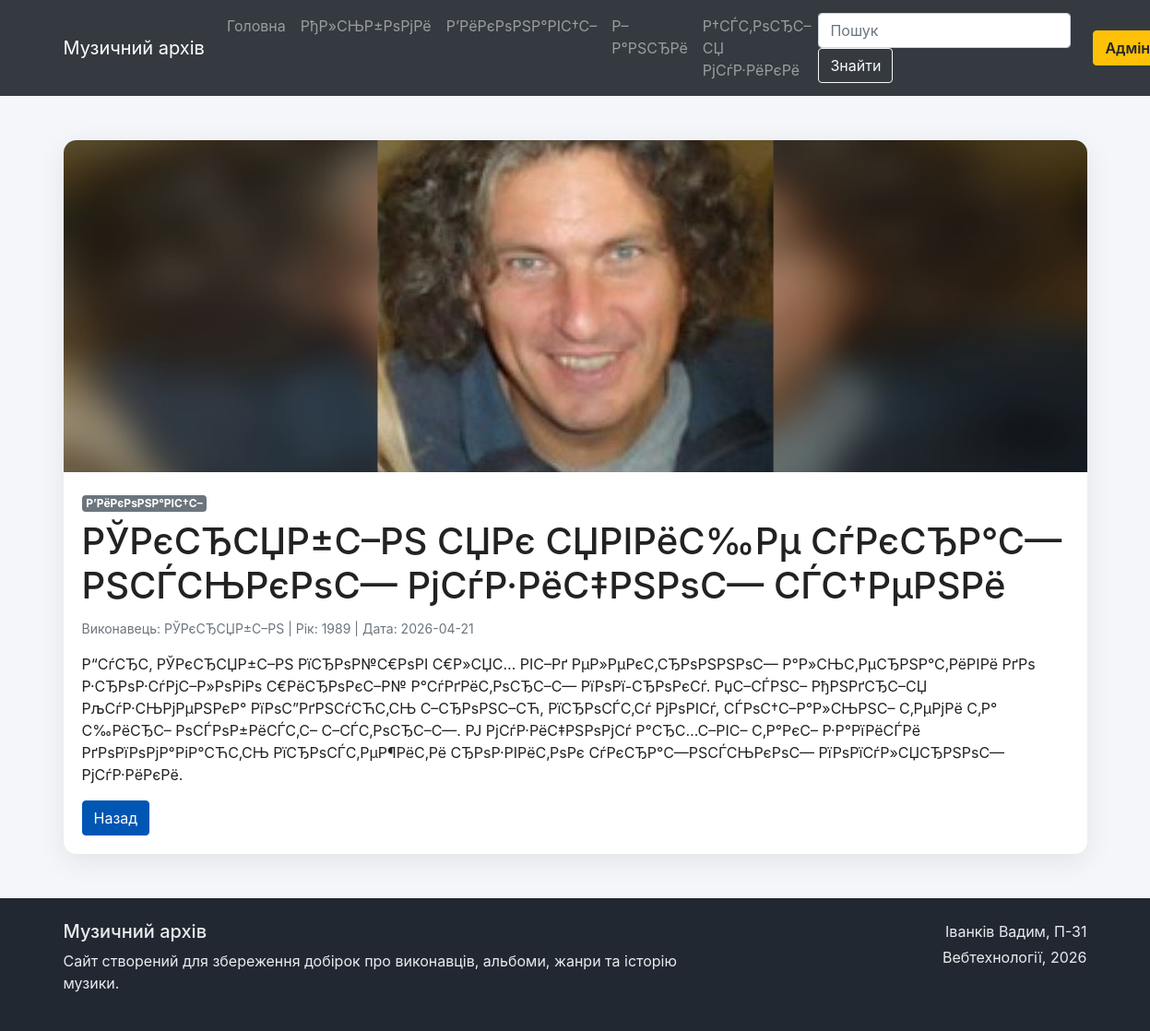
/post.php?post_id=2, run on the app's committed database.
### tables this page shows
CREATE TABLE categories (
    id INT AUTO_INCREMENT PRIMARY KEY,
    name VARCHAR(100) NOT NULL,
    description TEXT
);

CREATE TABLE news (
    id INT AUTO_INCREMENT PRIMARY KEY,
    header VARCHAR(255) NOT NULL,
    content TEXT NOT NULL,
    image VARCHAR(255) DEFAULT 'img/album.svg',
    datatime DATE NOT NULL,
    category_id INT NOT NULL DEFAULT 1,
    artist VARCHAR(150) DEFAULT NULL,
    release_year INT DEFAULT NULL,
    CONSTRAINT fk_news_category FOREIGN KEY (category_id) REFERENCES categories(id) ON DELETE CASCADE
);

### include/config.php (called while the page is built, shortened)
<?php
try {
    $dbAvailable = true;
} catch (Throwable $e) {
    $pdo = null;
    $dbAvailable = false;
}

### include/functions.php (called while the page is built, shortened)
<?php
require_once __DIR__ . '/config.php';
function e($value) {
    return htmlspecialchars((string)$value, ENT_QUOTES, 'UTF-8');
}
function get_menu() {
    global $pdo, $dbAvailable;
    if ($dbAvailable) {
        $stmt = $pdo->query('SELECT id, name, description FROM categories ORDER BY id');
        return $stmt->fetchAll();
    }
    return read_storage()['categories'];
}
function get_post_by_id($post_id) {
    global $pdo, $dbAvailable;
    $post_id = (int)$post_id;
    if ($dbAvailable) {
        $stmt = $pdo->prepare('SELECT * FROM news WHERE id = ?');
        $stmt->execute([$post_id]);
        return $stmt->fetch();
    }
    return null;
}
function get_category_title($category_id) {
    global $pdo, $dbAvailable;
    $category_id = (int)$category_id;
    if ($dbAvailable) {
        $stmt = $pdo->prepare('SELECT * FROM categories WHERE id = ?');
        $stmt->execute([$category_id]);
        return $stmt->fetch();
    }
    return null;
}

### post.php (the view, shortened to what this page needs)
<?php
require_once 'header.php';
$post_id = $_GET['post_id'] ?? 0;
$post = get_post_by_id($post_id);
?>
<main class="container mt-5">
    <?php if (!$post): ?>
        <div class="alert alert-warning">Запис не знайдено.</div>
    <?php else: ?>
        <?php $category = get_category_title($post['category_id']); ?>
        <div class="card post-card">
            <img src="<?= e($post['image']); ?>" class="card-img-top" alt="Зображення запису">
            <div class="card-body">
                <span class="badge badge-secondary mb-2"><?= e($category['name'] ?? 'Без категорії'); ?></span>
                <h1 class="card-title"><?= e($post['header']); ?></h1>
                <p class="meta">Виконавець: <?= e($post['artist'] ?? 'Невідомо'); ?> | Рік: <?= e($post['release_year'] ?? '-'); ?> | Дата: <?= e($post['datatime']); ?></p>
                <p class="card-text"><?= nl2br(e($post['content'])); ?></p>
                <a href="index.php" class="btn btn-primary">Назад</a>
            </div>
        </div>
    <?php endif; ?>
</main>
<?php require_once 'footer.php'; ?>

### header.php (shortened to what this page needs)
<?php
require_once __DIR__ . '/include/functions.php';
$menus = get_menu();
$currentPage = basename($_SERVER['PHP_SELF']);
?>
<!doctype html>
<html lang="uk">
<head>
    <link rel="stylesheet" href="https://cdn.jsdelivr.net/npm/bootstrap@4.6.2/dist/css/bootstrap.min.css">
    <link rel="stylesheet" href="css/main.css">
</head>
<body>
<nav class="navbar navbar-expand-lg navbar-dark bg-dark sticky-top">
    <div class="container">
        <a class="navbar-brand" href="index.php">Музичний архів</a>
        <div class="collapse navbar-collapse" id="navbarSupportedContent">
            <ul class="navbar-nav mr-auto">
                <li class="nav-item <?= $currentPage === 'index.php' ? 'active' : '' ?>">
                    <a class="nav-link" href="index.php">Головна</a>
                </li>
                <?php foreach ($menus as $menu): ?>
                    <li class="nav-item <?= isset($_GET['category_id']) && (int)$_GET['category_id'] === (int)$menu['id'] ? 'active' : '' ?>">
                        <a class="nav-link" href="category.php?category_id=<?= e($menu['id']); ?>"><?= e($menu['name']); ?></a>
                    </li>
                <?php endforeach; ?>
            </ul>
            <form class="form-inline my-2 my-lg-0" action="search.php" method="get">
                <input class="form-control mr-sm-2" type="search" name="q" placeholder="Пошук" value="<?= isset($_GET['q']) ? e($_GET['q']) : '' ?>">
                <button class="btn btn-outline-light my-2 my-sm-0" type="submit">Знайти</button>
            </form>
            <a class="btn btn-warning ml-lg-3" href="login/index.php">Адмін</a>
        </div>
    </div>
</nav>

### css/main.css (style rules this page uses)
body { background: #f5f6fa; color: #222; }
.archive-card, .post-card, .sidebar-block, .main-form { border: 0; border-radius: 14px; box-shadow: 0 8px 30px rgba(0,0,0,0.08); overflow: hidden; background: #fff; }
.post-card .card-img-top { height: 360px; object-fit: cover; }
.meta { color: #6c757d; font-size: 14px; }
a { color: #0056b3; }
.btn-primary { background-color: #0056b3; border-color: #0056b3; }
.btn-warning { color: #212529; font-weight: 600; }

### data on the page
categories: name "РђР»СЊР±РѕРјРё"
categories: name "Р’РёРєРѕРЅР°РІС†С–"
categories: name "Р–Р°РЅСЂРё"
categories: name "Р†СЃС‚РѕСЂС–СЏ РјСѓР·РёРєРё"
news: image (picture), header "РЎРєСЂСЏР±С–РЅ СЏРє СЏРІРёС‰Рµ СѓРєСЂР°С—РЅСЃСЊРєРѕС— РјСѓР·РёС‡РЅРѕС— СЃС†РµРЅРё", artist "РЎРєСЂСЏР±С–РЅ", release_year "1989", datatime "2026-04-21", content "Р“СѓСЂС‚ РЎРєСЂСЏР±С–РЅ РїСЂРѕР№С€РѕРІ С€Р»СЏС… РІС–Рґ РµР»РµРєС‚СЂРѕРЅРЅРѕС— Р°Р»СЊС‚РµСЂРЅР°С‚РёРІРё РґРѕ Р·СЂРѕР·СѓРјС–Р»РѕРіРѕ С€РёСЂРѕРєС–Р№ Р°СѓРґРёС‚РѕСЂС–С— РїРѕРї-СЂРѕРєСѓ. РџС–СЃРЅС– РђРЅРґСЂС–СЏ РљСѓР·СЊРјРµРЅРєР° РїРѕС”РґРЅСѓСЋС‚СЊ С–СЂРѕРЅС–СЋ, РїСЂРѕСЃС‚Сѓ РјРѕРІСѓ, СЃРѕС†С–Р°Р»СЊРЅС– С‚РµРјРё С‚Р° С‰РёСЂС– РѕСЃРѕР±РёСЃС‚С– С–СЃС‚РѕСЂС–С—. РЈ РјСѓР·РёС‡РЅРѕРјСѓ Р°СЂС…С–РІС– С‚Р°РєС– Р·Р°РїРёСЃРё РґРѕРїРѕРјР°РіР°СЋС‚СЊ РїСЂРѕСЃС‚РµР¶РёС‚Рё СЂРѕР·РІРёС‚РѕРє СѓРєСЂР°С—РЅСЃСЊРєРѕС— РїРѕРїСѓР»СЏСЂРЅРѕС— РјСѓР·РёРєРё."
